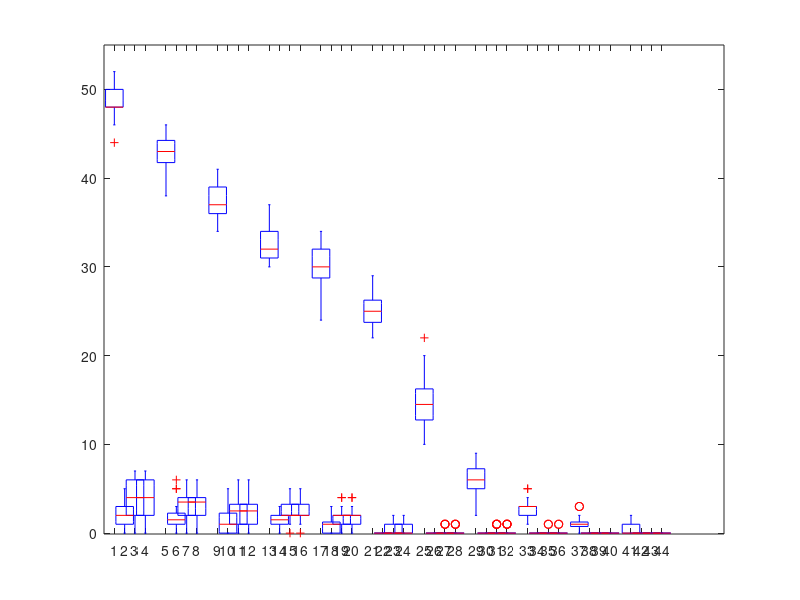

Recreate this plot in MATLAB. (Note: this script raises an error after producing the figure.)
clear; clc; close all    
    
Matrix = load("Matrix.csv");
Matrix = Matrix';

presto_high_cost = load("PRESTO_high_cost.csv");
presto_high_cost = presto_high_cost';

presto_low_cost = load("PRESTO_low_cost.csv");
presto_low_cost = presto_low_cost';


Matrix_noise1 = load("Matrix_noise1.csv");
Matrix_noise1 = Matrix_noise1';

presto_high_cost_noise1 = load("PRESTO_high_cost_noise1.csv");
presto_high_cost_noise1 = presto_high_cost_noise1';

presto_low_cost_noise1 = load("PRESTO_low_cost_noise1.csv");
presto_low_cost_noise1 = presto_low_cost_noise1';


Matrix_noise2 = load("Matrix_noise2.csv");
Matrix_noise2 = Matrix_noise2';

presto_high_cost_noise2 = load("PRESTO_high_cost_noise2.csv");
presto_high_cost_noise2 = presto_high_cost_noise2';

presto_low_cost_noise2 = load("PRESTO_low_cost_noise2.csv");
presto_low_cost_noise2 = presto_low_cost_noise2';


violation_matrix = nan(20,44);
counter = 0;
for i=1:11
    counter = counter +1;
    violation_matrix(:,counter)=Matrix(:,i);
    counter = counter +1;
    violation_matrix(:,counter)=presto_high_cost(:,i);
    counter = counter +1;
    violation_matrix(:,counter)=presto_high_cost_noise1(:,i);
    counter = counter +1;
    violation_matrix(:,counter)=presto_high_cost_noise2(:,i);
end
figure;
positions = [1 2 3 4 6 7 8 9 11 12 13 14 16 17 18 19 21 22 23 24 26 27 28 29 31 32 33 34 36 37 38 39 41 42 43 44 46 47 48 49 51 52 53 54];
boxplot(violation_matrix, 'positions', positions, 'widths', 0.85);
ylim([-0.10 55])
h=gca; 
h.XAxis.TickLength = [0 0];
set(gca,'xtick',[mean(positions(1:4)) mean(positions(5:8)) mean(positions(9:12)) mean(positions(13:16)) mean(positions(17:20)) mean(positions(21:24)) mean(positions(25:28)) mean(positions(29:32)) mean(positions(33:36))  mean(positions(37:40)) mean(positions(41:44))]);
set(gca,'xticklabel',{'0', '10', '20', '30', '40', '50', '60', '70', '80', '90', '100'});

color = ['r', 'b', 'm', 'c','r', 'b', 'm', 'c','r', 'b', 'm', 'c','r', 'b', 'm', 'c','r', 'b', 'm', 'c','r', 'b', 'm', 'c','r', 'b', 'm', 'c','r', 'b', 'm', 'c','r', 'b', 'm', 'c','r', 'b', 'm', 'c','r', 'b', 'm', 'c'];
h = findobj(gca,'Tag','Box');
for j=1:length(h)
    patch(get(h(j),'XData'),get(h(j),'YData'),color(j),'FaceAlpha',.5);
end

tickSize = get(gca,'XTickLabel');
set(gca,'XTickLabel',tickSize,'fontsize',19)
tickSize = get(gca,'YTickLabel');
set(gca,'YTickLabel',tickSize,'fontsize',17)

yl = ylim(); % Find out x location of the y axis.
% Cover up existing axis with a white line.
line([0 0.5], [yl(1), yl(1)], 'color', 'w', 'LineWidth', 3);
hold on
line([4.5 5.5], [yl(1), yl(1)], 'color', 'w', 'LineWidth', 3);
hold on
line([9.5 10.5], [yl(1), yl(1)], 'color', 'w', 'LineWidth', 3);
hold on
line([14.5 15.5], [yl(1), yl(1)], 'color', 'w', 'LineWidth', 3);
hold on
line([19.5 20.5], [yl(1), yl(1)], 'color', 'w', 'LineWidth', 3);
hold on
line([24.5 25.5], [yl(1), yl(1)], 'color', 'w', 'LineWidth', 3);
hold on
line([29.5 30.5], [yl(1), yl(1)], 'color', 'w', 'LineWidth', 3);
hold on
line([34.5 35.5], [yl(1), yl(1)], 'color', 'w', 'LineWidth', 3);
hold on
line([39.5 40.5], [yl(1), yl(1)], 'color', 'w', 'LineWidth', 3);
hold on
line([44.5 45.5], [yl(1), yl(1)], 'color', 'w', 'LineWidth', 3);
hold on
line([49.5 50.5], [yl(1), yl(1)], 'color', 'w', 'LineWidth', 3);
% hold on
% line([54.5 55.5], [yl(1), yl(1)], 'color', 'w', 'LineWidth', 2);

legend('Noise high','Noise low','Noise free','Baseline','fontsize',18,'edgecolor','w'); 
hAx=gca;                             
hAx.XTickLabel=hAx.XTickLabel;
xlabel("Number of regular services (in 6 months)","FontSize",20);
ylabel("Number of disruptions","FontSize",20);
% set(gca,'ygrid','on')
% title("Increasing fixed interval serive reduces disruptions","FontSize",12)

% %%%%%%%%%%%%%%%%%%%%%%%%%%%%%%%%%%%%%%%%%%%%%%%%%%%%%%%%%%%%%%%%%%%%%%%%%%%%%%
Matrix = load("Matrix.csv");
Matrix = Matrix';

presto_high_cost = load("PRESTO_high_cost.csv");
presto_high_cost = presto_high_cost';

presto_low_cost = load("PRESTO_low_cost.csv");
presto_low_cost = presto_low_cost';


Matrix_noise1 = load("Matrix_noise1.csv");
Matrix_noise1 = Matrix_noise1';

presto_high_cost_noise1 = load("PRESTO_high_cost_noise1.csv");
presto_high_cost_noise1 = presto_high_cost_noise1';

presto_low_cost_noise1 = load("PRESTO_low_cost_noise1.csv");
presto_low_cost_noise1 = presto_low_cost_noise1';


Matrix_noise2 = load("Matrix_noise2.csv");
Matrix_noise2 = Matrix_noise2';

presto_high_cost_noise2 = load("PRESTO_high_cost_noise2.csv");
presto_high_cost_noise2 = presto_high_cost_noise2';

presto_low_cost_noise2 = load("PRESTO_low_cost_noise2.csv");
presto_low_cost_noise2 = presto_low_cost_noise2';


cost_rate = 2;
c0 = 10;

violation_matrix = nan(20,44);
counter = 0;

for i=1:11
    counter = counter +1;
    %cost for baseline
    a = (i-1)*10;
    violation_matrix(:,counter) = (Matrix(:,i)*(cost_rate) + a)*c0;
%     violation_matrix(:,counter) = (Matrix(:,i)*(cost_rate) + (i-1)*20)*c0;
    counter = counter +1;
    %cost for PRESTO
    violation_matrix(:,counter)=(presto_high_cost(:,i)*(cost_rate)+presto_low_cost(:,i))*c0;
    counter = counter +1;
    %cost for PRESTO noise low
    violation_matrix(:,counter)=(presto_high_cost_noise1(:,i)*(cost_rate)+presto_low_cost_noise1(:,i))*c0;
    counter = counter +1;
    %cost for PRESTO noise low
    violation_matrix(:,counter)=(presto_high_cost_noise2(:,i)*(cost_rate)+presto_low_cost_noise2(:,i))*c0;
end
figure;
positions = [1 2 3 4 6 7 8 9 11 12 13 14 16 17 18 19 21 22 23 24 26 27 28 29 31 32 33 34 36 37 38 39 41 42 43 44 46 47 48 49 51 52 53 54];
boxplot(violation_matrix, 'positions', positions, 'widths', 0.85);
xlim([0.15 55.1])
h=gca; 
h.XAxis.TickLength = [0 0];
set(gca,'xtick',[mean(positions(1:4)) mean(positions(5:8)) mean(positions(9:12)) mean(positions(13:16)) mean(positions(17:20)) mean(positions(21:24)) mean(positions(25:28)) mean(positions(29:32)) mean(positions(33:36))  mean(positions(37:40)) mean(positions(41:44))]);
set(gca,'xticklabel',{'0', '10', '20', '30', '40', '50', '60', '70', '80', '90', '100'});

color = ['r', 'b', 'm', 'c','r', 'b', 'm', 'c','r', 'b', 'm', 'c','r', 'b', 'm', 'c','r', 'b', 'm', 'c','r', 'b', 'm', 'c','r', 'b', 'm', 'c','r', 'b', 'm', 'c','r', 'b', 'm', 'c','r', 'b', 'm', 'c','r', 'b', 'm', 'c'];
h = findobj(gca,'Tag','Box');
for j=1:length(h)
    patch(get(h(j),'XData'),get(h(j),'YData'),color(j),'FaceAlpha',.5);
end

tickSize = get(gca,'XTickLabel');
set(gca,'XTickLabel',tickSize,'fontsize',19)
tickSize = get(gca,'YTickLabel');
set(gca,'YTickLabel',tickSize,'fontsize',17)

yl = ylim(); % Find out x location of the y axis.
% Cover up existing axis with a white line.
line([0 0.5], [yl(1), yl(1)], 'color', 'w', 'LineWidth', 3);
hold on
line([4.5 5.5], [yl(1), yl(1)], 'color', 'w', 'LineWidth', 3);
hold on
line([9.5 10.5], [yl(1), yl(1)], 'color', 'w', 'LineWidth', 3);
hold on
line([14.5 15.5], [yl(1), yl(1)], 'color', 'w', 'LineWidth', 3);
hold on
line([19.5 20.5], [yl(1), yl(1)], 'color', 'w', 'LineWidth', 3);
hold on
line([24.5 25.5], [yl(1), yl(1)], 'color', 'w', 'LineWidth', 3);
hold on
line([29.5 30.5], [yl(1), yl(1)], 'color', 'w', 'LineWidth', 3);
hold on
line([34.5 35.5], [yl(1), yl(1)], 'color', 'w', 'LineWidth', 3);
hold on
line([39.5 40.5], [yl(1), yl(1)], 'color', 'w', 'LineWidth', 3);
hold on
line([44.5 45.5], [yl(1), yl(1)], 'color', 'w', 'LineWidth', 3);
hold on
line([49.5 50.5], [yl(1), yl(1)], 'color', 'w', 'LineWidth', 3);
% hold on
% line([54.5 55.5], [yl(1), yl(1)], 'color', 'w', 'LineWidth', 2);

legend('Noise high','Noise low','Noise free','Baseline','fontsize',18,'edgecolor','w','Location','southeast'); 
hAx=gca;                             
hAx.XTickLabel=hAx.XTickLabel;
xlabel("Number of regular services (in 6 months)","FontSize",20);
ylabel("Cost","FontSize",20);

